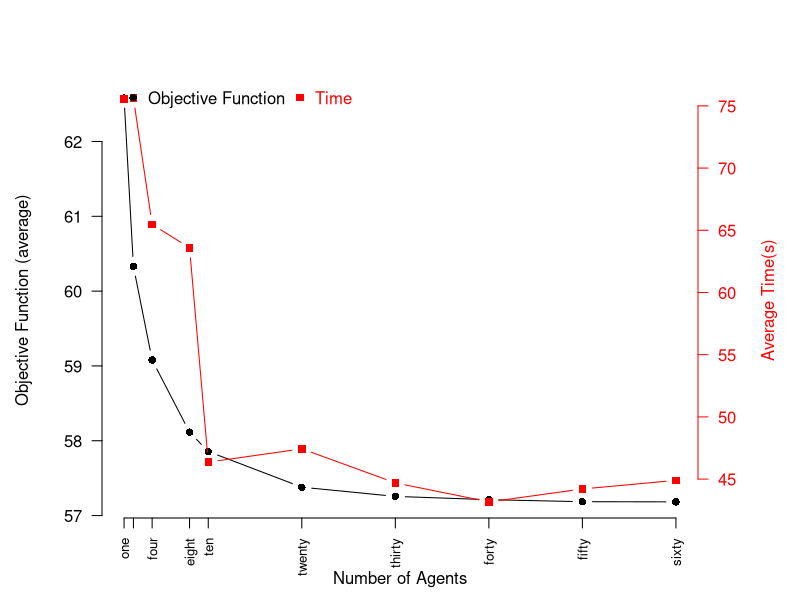

Source code (R):
rm(list = ls(all = TRUE))

setwd(getwd())

dados_time <- read.csv("pmp_data_time.csv", dec = ".");
dados_g <- read.csv("pmp_data_fitness.csv", dec = ".");

agentes <- c(1, 2, 4, 8, 10, 20, 30, 40, 50, 60)

fo <- c(mean(dados_g$one), mean(dados_g$two), mean(dados_g$four), mean(dados_g$eight), mean(dados_g$ten), mean(dados_g$twenty), mean(dados_g$thirty), mean(dados_g$forty), mean(dados_g$fifty), mean(dados_g$sixty))
tempo <- c(mean(dados_time$one), mean(dados_time$two), mean(dados_time$four), mean(dados_time$eight), mean(dados_time$ten), mean(dados_time$twenty), mean(dados_time$thirty), mean(dados_time$forty), mean(dados_time$fifty), mean(dados_time$sixty))

## add extra space to right margin of plot within frame
par(mar=c(4, 5, 4, 5) + 0.1)

## Plot first set of data and draw its axis
plot(agentes, fo, pch=16, axes=FALSE, #ylim=c(-14,-2), 
     xlab="", ylab="", 
     type="b",col="black")
axis(2, col="black",las=1)
mtext("Objective Function (average)",side=2.5,line=3.5)

## Allow a second plot on the same graph
par(new=TRUE)

## Plot the second plot and put axis scale on right
plot(agentes, tempo, pch=15,  xlab="", ylab="", 
     axes=FALSE, type="b", col="red")
mtext("Average Time(s)",side=4,col="red",line=3)
axis(4, col="red",col.axis="red",las=1)
nomes_ingles <- c("one", "two", "four", "eight", "ten", "twenty", "thirty", "forty", "fifty", "sixty")
axis(side=1, at=agentes, labels=nomes_ingles, las = 2, cex.axis = 0.8)
mtext("Number of Agents",side=1,col="black",line=2.5) 

legend("topright",inset=c(0.4,-0.01),legend=c("Objective Function","Time"), text.col=c("black","red"),pch=c(16,15),col=c("black","red"),  xpd=TRUE, horiz=TRUE, bty="n")
